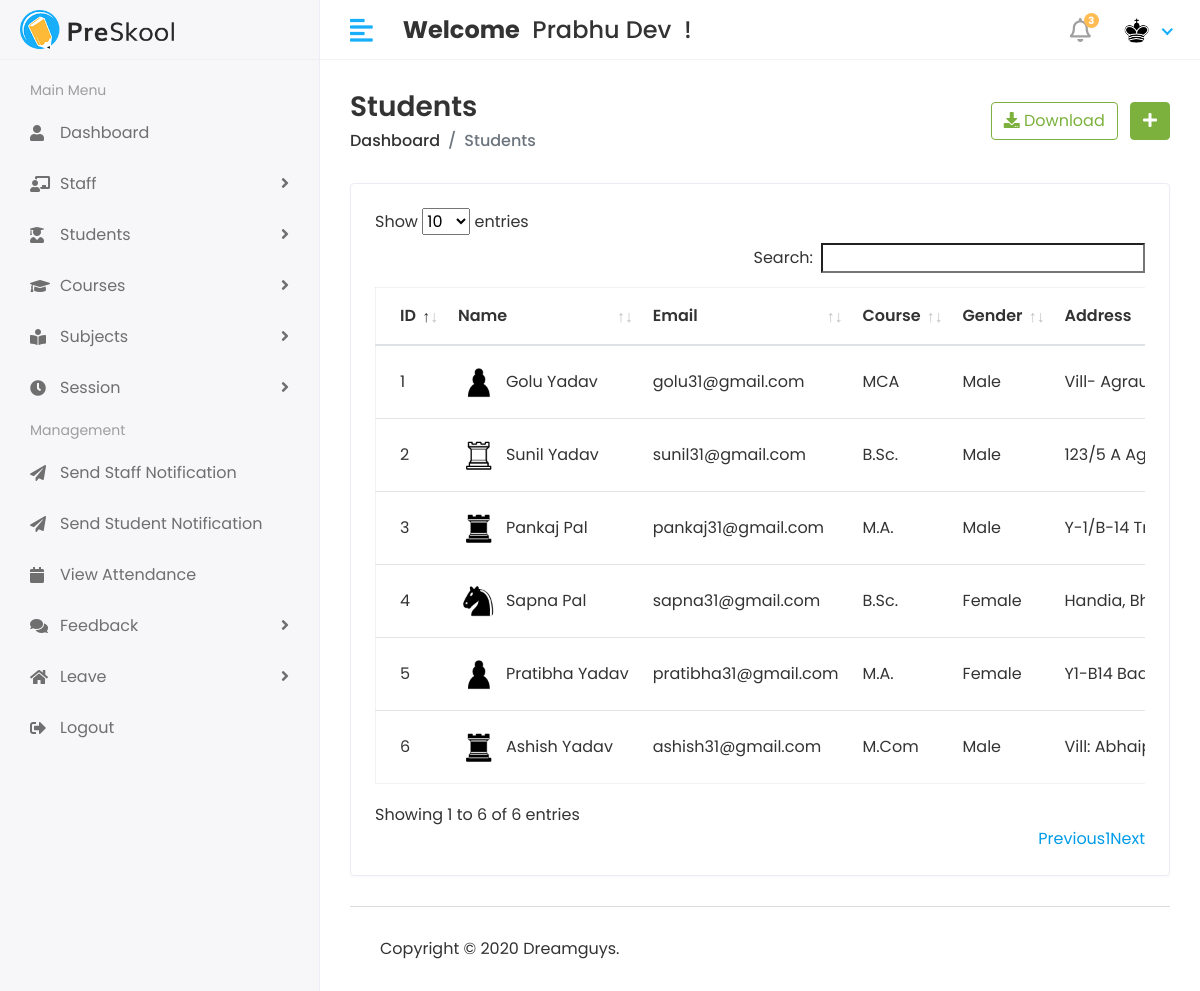
The app's page /Hod/Student/view (signed in), older data.
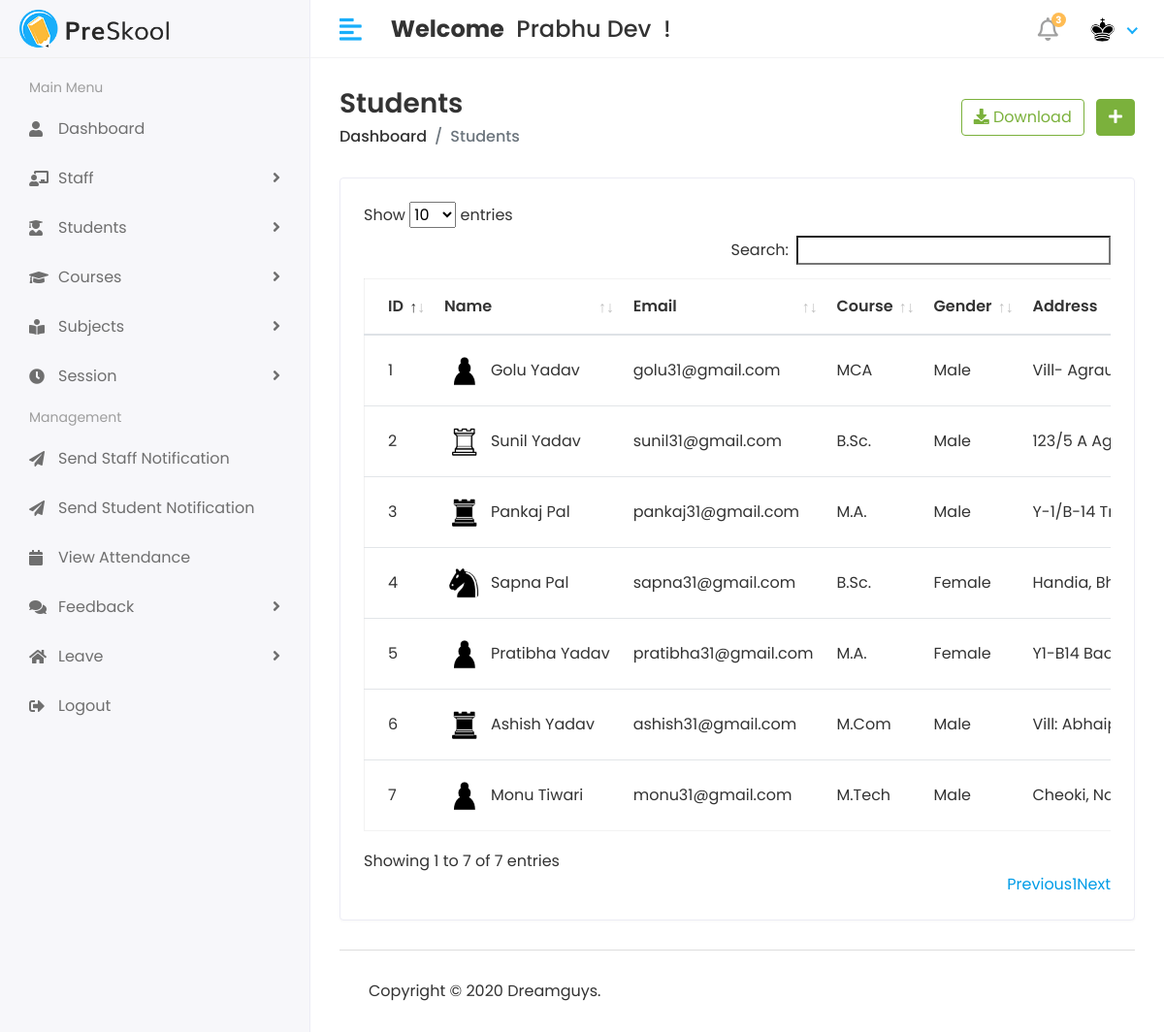
The same page, newer data.
### myApp/models.py (models this page shows, shortened)
class Student(models.Model):
  objects = None
  admin = models.OneToOneField(CustomUser, on_delete=models.CASCADE)
  address = models.TextField()
  gender = models.CharField(max_length=100)
  course_id = models.ForeignKey(Course, on_delete=models.DO_NOTHING)
  session_year_id = models.ForeignKey(SessionYear, on_delete=models.DO_NOTHING)
  create_date = models.DateTimeField(auto_now_add=True)
  update_date = models.DateTimeField(auto_now=True)

class CustomUser(AbstractUser):
  USER = (
    (1, 'HOD'),
    (2, 'STAFF'),
    (3, 'STUDENT'),
  )
  user_type = models.CharField(choices=USER, max_length=50, default=1)
  profile_Pic = models.ImageField(upload_to='media/profilePic')

class Course(models.Model):
  objects = None
  course_name = models.CharField(max_length=100)
  create_date = models.DateTimeField(auto_now_add=True)
  update_date = models.DateTimeField(auto_now=True)

### StudentManagementProject/Hod_Views.py (the view)
@login_required(login_url='/')
def view_student(request):
  student = Student.objects.all()
  return render(request, 'Hod/view_student.html', {"students": student})

### templates/Hod/view_student.html (shortened to what this page needs)
{% extends 'base.html' %}
{% block content %}
{% load static %}
<div class="page-header">
  <div class="row align-items-center">
    <div class="col">
      <h3 class="page-title">Students</h3>
      <ul class="breadcrumb">
        <li class="breadcrumb-item"><a href="{% url 'hod_home' %}">Dashboard</a></li>
        <li class="breadcrumb-item active">Students</li>
      </ul>
    </div>
    <div class="col-auto text-right float-right ml-auto">
      <a href="#" class="btn btn-outline-success mr-2"><i class="fas fa-download"></i> Download</a>
      <a href="{% url 'add_student' %}" class="btn btn-success"><i class="fas fa-plus"></i></a>
    </div>
  </div>
</div>
<div class="row">
  <div class="col-sm-12">
    <div class="card card-table">
      <div class="card-body">
        <div class="table-responsive">
          <table id="table_id" class="table table-hover table-center mb-0">
            <thead>
            <tr>
              <th>ID</th>
              <th>Name</th>
              <th>Email</th>
              <th>Course</th>
              <th>Gender</th>
              <th>Address</th>
            </tr>
            </thead>
            <tbody>
            {% for i in students %}
            <tr>
              <td>{{i.id}}</td>
              <td>
                <h2 class="table-avatar">
                  {% if i.admin.profile_Pic == "" %}
                  <a href="#" class="avatar avatar-sm mr-2"><img
                      class="avatar-img rounded-circle"
                      src="{% static 'assets/img/no-img.jpg' %}"></a>
                  {% else %}
                  <a href="#" class="avatar avatar-sm mr-2"><img
                      class="avatar-img rounded-circle" src="/{{i.admin.profile_Pic}}"></a>
                  <a href="#">{{i.admin.first_name}}&nbsp;{{i.admin.last_name}}</a>
                  {% endif %}
                </h2>
              </td>
              <td>{{i.admin.email}}</td>
              <td>{{i.course_id.course_name}}</td>
              <td>{{i.gender}}</td>
              <td>{{i.address}}</td>
            </tr>
            {% endfor %}
            </tbody>
          </table>
        </div>
      </div>
    </div>
  </div>
</div>
{% endblock %}

Row changes from the older to the newer data that the page shows:
added Student: id "7", admin.profile_Pic (picture), admin.first_name "Monu", admin.last_name "Tiwari", admin.email "monu31@gmail.com", course_id.course_name "M.Tech", gender "Male", address "Cheoki,…"
Text that changed along with them:
text written by a page script: "Show entries Search: Showing 1 to 6 of 6 entries Previous 1 Next" → "Show entries Search: Showing 1 to 7 of 7 entries Previous 1 Next"
